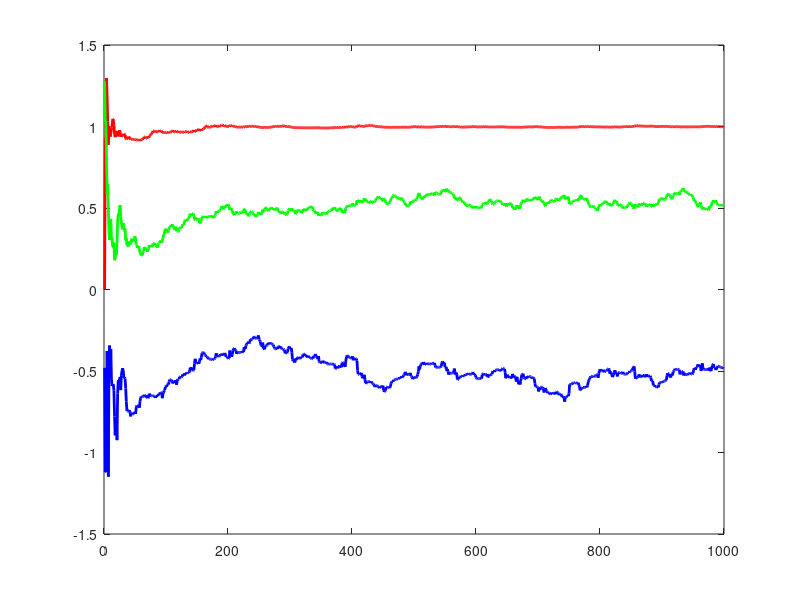

Reproduce this figure in MATLAB. (Note: this script raises an error after producing the figure.)
% Recursive Least Square Algorithm (RLS) with Forgetting Factor

N = 1000;
sigma2 = 0.5;
forgetting_factor = 0.99;

a_desired = 1; 
b_desired = 0.5;
c_desired = -0.5;

u = ones(N, 1);
y = zeros(N, 1);
E = load("e.mat");
e = E(1).e;

for t = 2:N
    y(t) = -a_desired * y(t-1) + b_desired * u(t-1) + c_desired * e(t-1) + e(t);
end

theta_hat = zeros(3, 1); % [a, b, c]
P = 100 * eye(3);
phi = zeros(3, 1);

theta_store = zeros(3, N);

for t = 2:N
    phi = [-y(t-1); u(t-1); e(t-1)];
    error = y(t) - phi' * theta_hat;
    P = (1 / forgetting_factor) * (P - (P*phi*phi'*P)/(1 + phi'*P*phi));
    K = P*phi;
    theta_hat = theta_hat + K * error;
    theta_store(:, t) = theta_hat;
end

figure;
plot(theta_store(1, 2:N), 'r', 'LineWidth', 2);
hold on;
plot(theta_store(2, 2:N), 'g', 'LineWidth', 2);
plot(theta_store(3, 2:N), 'b', 'LineWidth', 2);
yline(a_desired, '--r', 'Desired a');
yline(b_desired, '--g', 'Desired b');
yline(c_desired, '--b', 'Desired c');
xlabel('Sample');
legend('a estimate', 'b estimate', 'c estimate', 'Location', 'Southeast');
title('RLS Algorithm with Forgetting Factor');
grid on;
f = gcf;
exportgraphics(f,'RLS_Forgetting.png');

